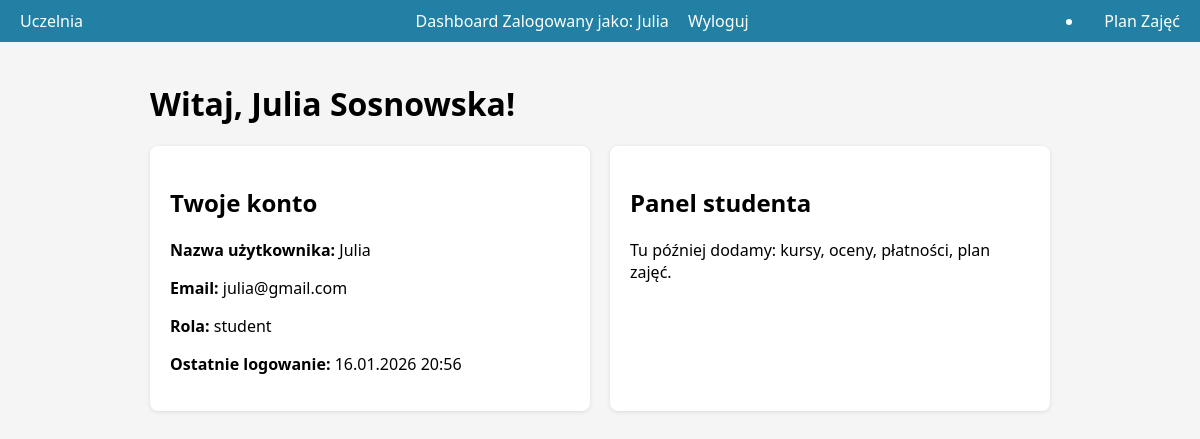
The app's page /dashboard (signed in) with its own data.
### app/models.py (models this page shows, shortened)
class User(db.Model):
    __tablename__ = "users"
    id = db.Column(db.Integer, primary_key=True)
    username = db.Column(db.String(50), unique=True, nullable=False, index=True)
    email = db.Column(db.String(100), unique=True, nullable=False, index=True)
    password_hash = db.Column(db.String(255), nullable=False)
    first_name = db.Column(db.String(50), nullable=False)
    last_name = db.Column(db.String(50), nullable=False)
    role = db.Column(db.Enum(UserRole), default=UserRole.STUDENT, nullable=False)
    is_active = db.Column(db.Boolean, default=True)
    created_at = db.Column(db.DateTime, default=datetime.now)
    last_login = db.Column(db.DateTime, nullable=True)
    @property
    def full_name(self) -> str:
        return f"{self.first_name} {self.last_name}"
    def is_student(self) -> bool:
        return self.role == UserRole.STUDENT

### app/routes.py (the view)
@main_bp.route("/dashboard")
def dashboard():
    user_id = session.get("user_id")
    if not user_id:
        return redirect(url_for("auth.login"))
    user = User.query.get(user_id)
    return render_template("dashboard.html", user=user)

### app/templates/dashboard.html (shortened to what this page needs)
{% extends "base.html" %}
{% block content %}
<h1>Witaj, {{ user.full_name }}!</h1>
<div class="grid">
    <div class="card">
        <h2>Twoje konto</h2>
        <p><strong>Nazwa użytkownika:</strong> {{ user.username }}</p>
        <p><strong>Email:</strong> {{ user.email }}</p>
        <p><strong>Rola:</strong> {{ user.role.value }}</p>
        {% if user.last_login %}
        <p><strong>Ostatnie logowanie:</strong> {{ user.last_login.strftime("%d.%m.%Y %H:%M") }}</p>
        {% endif %}
    </div>
    {% if user.is_student() %}
    <div class="card">
        <h2>Panel studenta</h2>
        <p>Tu później dodamy: kursy, oceny, płatności, plan zajęć.</p>
    </div>
    {% elif user.is_admin() %}
    <div class="card">
        <h2>Panel administratora</h2>
        <p>Tu później dodamy: zarządzanie użytkownikami, kursami, raporty i statystyki.</p>
    </div>
    {% endif %}
</div>
{% endblock %}

### app/static/css/style.css (style rules this page uses)
body { font-family: system-ui, -apple-system, BlinkMacSystemFont, "Segoe UI", sans-serif; background-color: #f5f5f5; margin: 0; }
.card { background-color: #ffffff; border-radius: 8px; padding: 20px; margin-bottom: 20px; box-shadow: 0 1px 4px rgba(0,0,0,0.1); }
.grid { display: grid; grid-template-columns: repeat(auto-fit, minmax(260px, 1fr)); gap: 20px; }

### records on screen
User: full_name "Julia Sosnowska", username "Julia", email "julia@gmail.com", role.value "student", last_login "16.01.2026 20:56"

### other values on screen
{{ session.get('username') }} "Julia"
